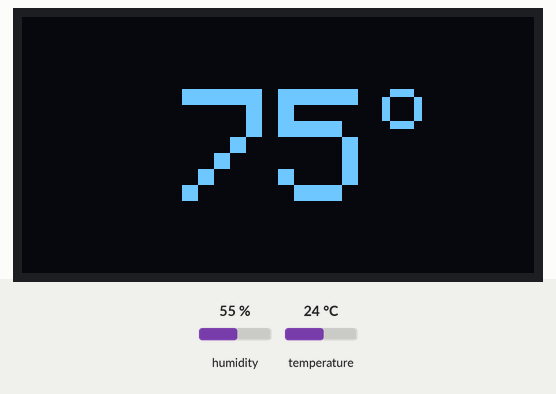
Simulated run of this sketch. Board: ESP32. Parts: 128×64 one-colour display. The test bench sets the inputs (shaded band); at power-on: temperature 24 °C, humidity 55 %. What the sketch prints to the serial monitor is not drawn.

Above: at 2.2 s.
2.3 s: temperature set to 12 °C
At 4.1 s:
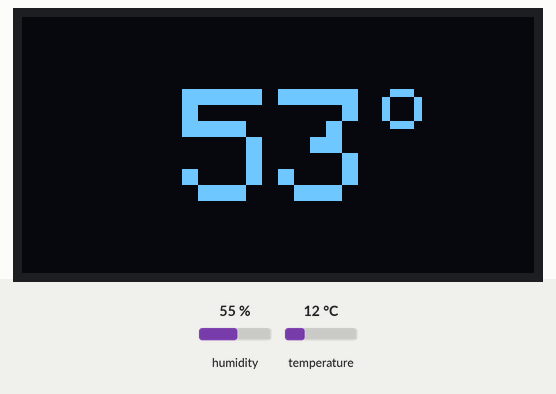
5.0 s: temperature set to 19 °C
At 6.2 s:
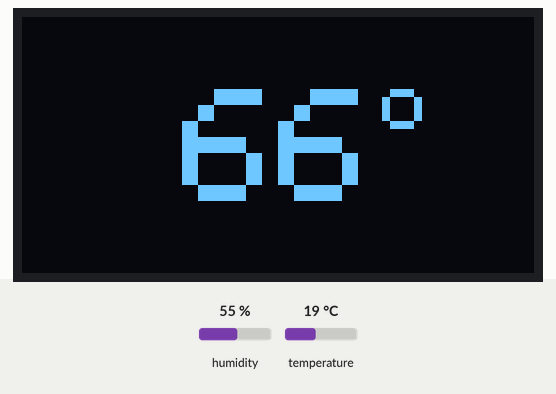
7.7 s: temperature set to 28 °C
At 10.4 s:
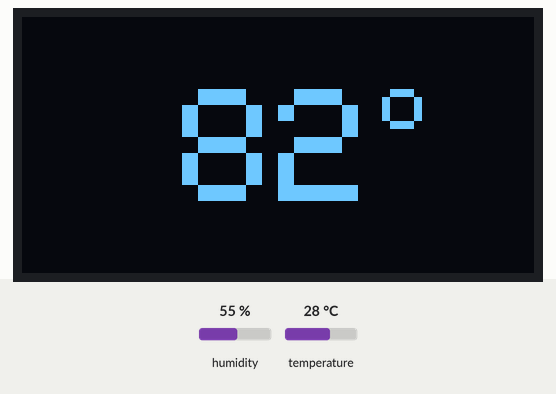
Timing chart, 0 to 11.9 s (numbered marks = the images above; inputs shaded):
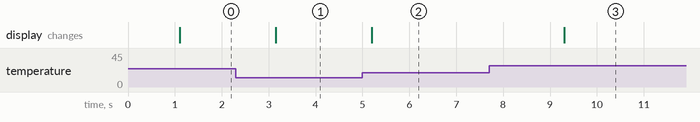

The sketch:

ESP32_TestCode_ScreenAndTemperature.ino
```cpp
//Header Files
#include <Wire.h>
#include <Adafruit_GFX.h>
#include <Adafruit_SSD1306.h>
#include "DHT.h"

//Variables
#define SCREEN_WIDTH 128
#define SCREEN_HEIGHT 64
#define DHT_TYPE DHT11 //Sensor object variable
#define DHT_PIN 4 //Data pin for temperature sensor
#define SDA_PIN 2
#define SCL_PIN 3
boolean initialized = false;

//Device Variables
Adafruit_SSD1306 display(SCREEN_WIDTH, SCREEN_HEIGHT, &Wire, -1); //Screen
DHT dht(DHT_PIN, DHT_TYPE); //Temperature Sensor

void setup()
{
  Wire.begin(SDA_PIN, SCL_PIN); //Setup custom i2c line on these pins
  dht.begin(); //Start the temperature sensor

  Serial.begin(9600); //Start serial
  Serial.println("Initializing...");

  //Check if display has failed to begin
  if(!display.begin(SSD1306_SWITCHCAPVCC, 0x3C)) {
    Serial.println(F("SSD1306 allocation failed"));
    return;
  }
  //Otherwise display has started correctly
  else{
    Serial.println("Initialized.");
    initialized = true;
    Display("???");
  }

  delay(1000);
}

void loop()
{
  //Check if display never initialized, and return if so
  if (!initialized) { return; }

  //Grab new temperature value and update screen
  UpdateTemperature();
  delay(2000);
}

//Grabs new temperature value from DHT11 and updates screen with it
void UpdateTemperature(){
  float ft = dht.readTemperature(true);

  if (isnan(ft)) {
    return;
  }

  int f = (int)ft;

  display.clearDisplay();

  display.setTextSize(4);
  display.setTextColor(WHITE);
  display.setCursor(40, 18);
  display.println(f);

  display.setTextSize(2);
  display.setTextColor(WHITE);
  display.setCursor(90, 14);
  display.println("o");

  display.display();
}

//General display method that shows text in the middle
void Display(String text){
  display.clearDisplay();
  display.setTextSize(4);
  display.setTextColor(WHITE);
  display.setCursor(0, 10);
  display.println(text);
  display.display();
}
```

Measured:
- after the input at 2.3 s, the display: changes after 0.85 s (image 1)
- after the input at 5.0 s, the display: changes after 0.20 s (image 2)
- after the input at 7.7 s, the display: changes after 1.6 s (image 3)
